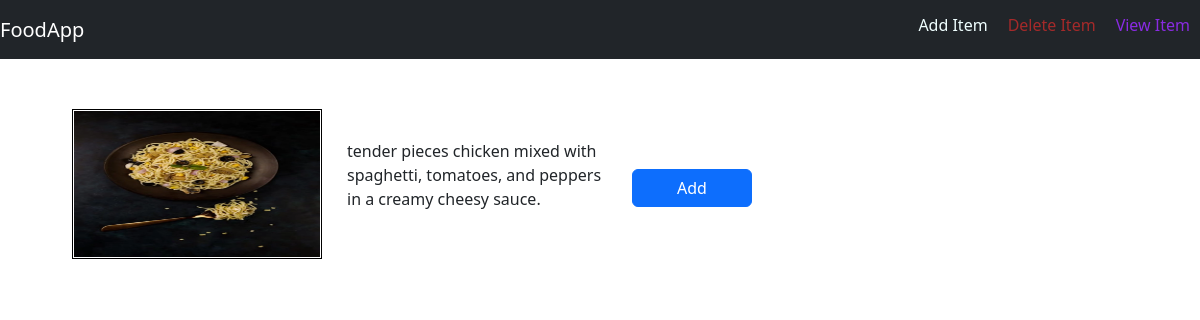
Page /food/3/ on the committed database.
### food/models.py (models this page shows, shortened)
class Item(models.Model):
    item_name=models.CharField(max_length=50)
    item_desc=models.CharField(max_length=100)
    item_price=models.FloatField()
    item_image=models.CharField(max_length=500,default="https://cdn-icons-png.flaticon.com/512/1147/1147805.png")

### food/views.py (the view)
# urls.py: path('<int:item_id>/', views.detail, name='detail'),
def detail(request,item_id):
    item=Item.objects.get(pk=item_id)
    context={
        'item':item,
    }
    return render(request,'food/item_detail.html',context)

### food/templates/food/item_detail.html
{% extends 'food/base.html' %}
{% block body %}
<div class="container w-100" style="margin-top:30px">
    <div class="row">
        <div class="col-md-3">
            <img src="../../static/food/{{item.item_name}}.jpg" width="250px" height="150px" class="image_class">
        </div>
        <div class="col-md-3 offset md-2" style="margin-left:20px">
            <p>{{item.item_desc}}</p>
        </div>
        <div class="col-md-3" >
            <button  class="btn btn-primary" style="margin-top:80px; width:120px">Add</button></div>
    </div>
</div>
{% endblock %}

### food/static/food/index_style.css (style rules this page uses)
.image_class { border:1px solid black !important; margin-top:20px; padding: 1px; margin-left: 30px; margin-bottom:10px; }
p { margin-top:50px; }

### rows in the picture
Item: item_name (picture), item_desc "tender pieces chicken mixed with spaghetti, tomatoes, and peppers in a creamy cheesy sauce."
